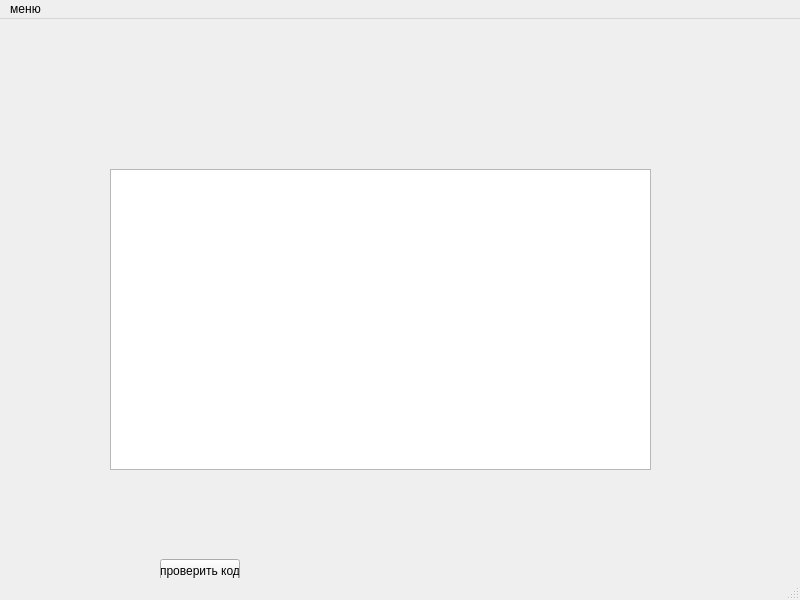
<?xml version="1.0" encoding="UTF-8"?>
<ui version="4.0">
 <class>MainWindow</class>
 <widget class="QMainWindow" name="MainWindow">
  <property name="geometry">
   <rect>
    <x>0</x>
    <y>0</y>
    <width>800</width>
    <height>600</height>
   </rect>
  </property>
  <property name="windowTitle">
   <string>MainWindow</string>
  </property>
  <widget class="QWidget" name="centralwidget">
   <widget class="QPushButton" name="pushButton">
    <property name="geometry">
     <rect>
      <x>160</x>
      <y>540</y>
      <width>80</width>
      <height>24</height>
     </rect>
    </property>
    <property name="text">
     <string>проверить код</string>
    </property>
   </widget>
   <widget class="QTextEdit" name="textEdit">
    <property name="geometry">
     <rect>
      <x>110</x>
      <y>150</y>
      <width>541</width>
      <height>301</height>
     </rect>
    </property>
   </widget>
  </widget>
  <widget class="QMenuBar" name="menubar">
   <property name="geometry">
    <rect>
     <x>0</x>
     <y>0</y>
     <width>800</width>
     <height>21</height>
    </rect>
   </property>
   <widget class="QMenu" name="menu">
    <property name="title">
     <string>меню</string>
    </property>
    <addaction name="action"/>
   </widget>
   <addaction name="menu"/>
  </widget>
  <widget class="QStatusBar" name="statusbar"/>
  <action name="action">
   <property name="text">
    <string>открыть</string>
   </property>
  </action>
 </widget>
 <resources/>
 <connections/>
</ui>
